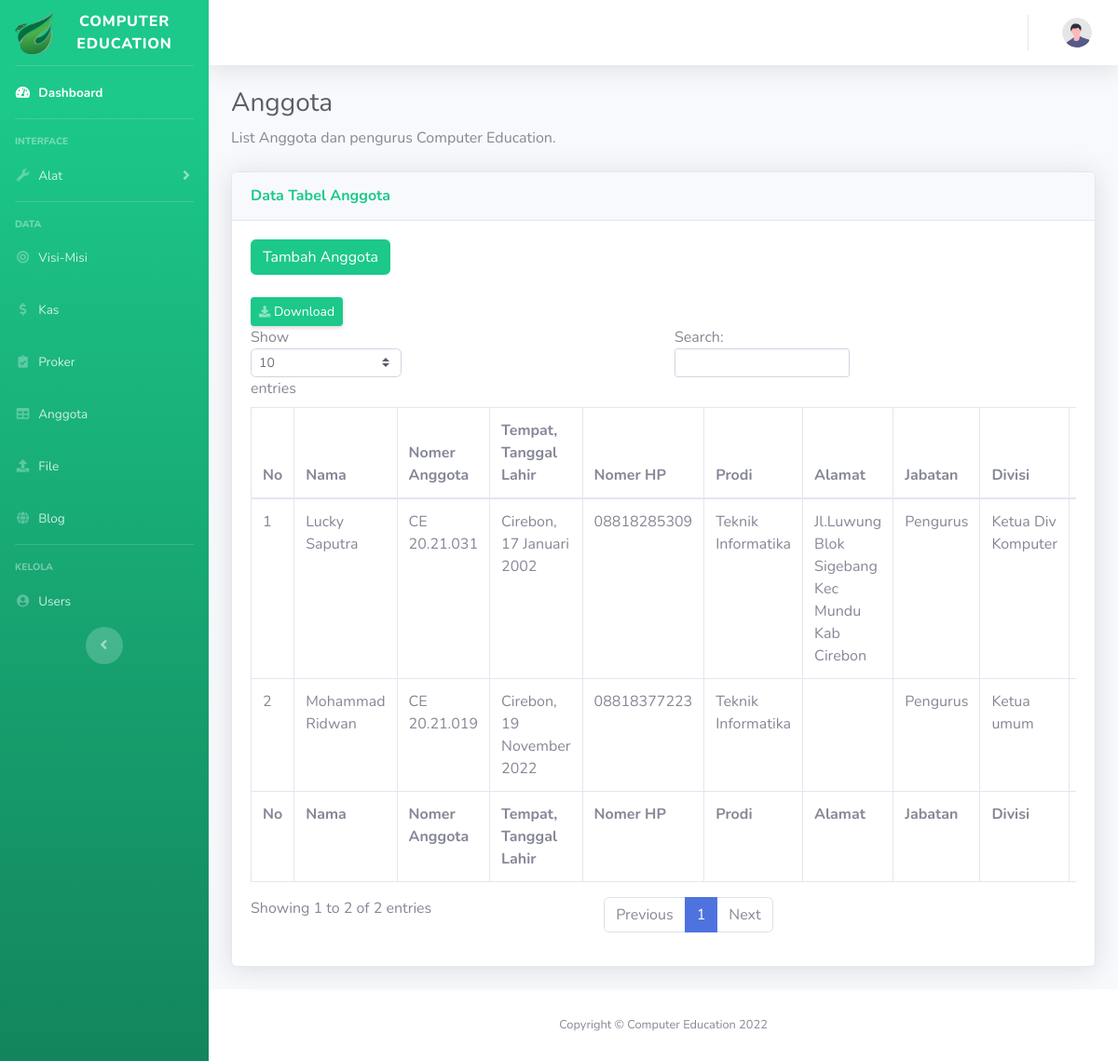
/admin/anggota.php, run on the app's committed database.
### tables this page shows
CREATE TABLE `anggota` (
  `id` int(11) NOT NULL,
  `nama` varchar(50) NOT NULL,
  `no_anggota` varchar(50) NOT NULL,
  `lahir` varchar(50) NOT NULL,
  `nomer_hp` varchar(50) NOT NULL,
  `prodi` varchar(50) NOT NULL,
  `alamat` varchar(60) NOT NULL,
  `jabatan` varchar(60) NOT NULL,
  `divisi` varchar(20) NOT NULL,
  `sub_divisi` varchar(20) NOT NULL
);

### admin/anggota.php (the view, shortened to what this page needs)
<?php
  include('../koneksi.php');
  ?>
<!DOCTYPE html>
<html lang="en">
<head>
    <link href="vendor/fontawesome-free/css/all.min.css" rel="stylesheet" type="text/css">
    <link href="css/sb-admin-2.min.css" rel="stylesheet">
</head>
<body id="page-top">
    <div id="wrapper">
        <ul class="navbar-nav bg-gradient-success sidebar sidebar-dark accordion" id="accordionSidebar">
            <a class="sidebar-brand d-flex align-items-center justify-content-center" href="dashboard.php">
                <div class="sidebar-brand-icon">
                    <img src="../assets/img/favicon1.png" alt="" width="43" height="45" class="d-inline-block align-text-top">
                </div>
                <div class="sidebar-brand-text mx-3">Computer Education </div>
            </a>
            <hr class="sidebar-divider my-0">
           <li class="nav-item active">
                <a class="nav-link" href="dashboard.php">
                    <i class="fas fa-fw fa-tachometer-alt"></i>
                    <span>Dashboard</span></a>
            </li>
            <hr class="sidebar-divider">
            <div class="sidebar-heading">
                Interface
            </div>
            <li class="nav-item">
                <a class="nav-link collapsed" href="#" data-toggle="collapse" data-target="#collapseUtilities"
                    aria-expanded="true" aria-controls="collapseUtilities">
                    <i class="fas fa-fw fa-wrench"></i>
                    <span>Alat</span>
                </a>
            </li>
            <hr class="sidebar-divider">
            <div class="sidebar-heading">
                Data
            </div>
            <li class="nav-item">
                <a class="nav-link" href="visi.php">
                    <i class="fas fa-fw fa-bullseye"></i>
                    <span>Visi-Misi</span></a>
            </li>
            <li class="nav-item">
                <a class="nav-link" href="kas.php">
                    <i class="fas fa-fw fa-dollar-sign"></i>
                    <span>Kas</span></a>
            </li>
            <li class="nav-item">
                <a class="nav-link" href="proker.php">
                    <i class="fas fa-fw fa-clipboard-check"></i>
                    <span>Proker</span></a>
            </li>
            <li class="nav-item">
                <a class="nav-link" href="anggota.php">
                    <i class="fas fa-fw fa-table"></i>
                    <span>Anggota</span></a>
            </li>
            <li class="nav-item">
                <a class="nav-link" href="https://drive.google.com/drive/folders/1VYcc5us97qQ0FQz44hLzqBNcPw6N_Nfp?usp=share_link">
                    <i class="fas fa-fw fa-upload"></i>
                    <span>File</span></a>
            </li>
            <li class="nav-item">
                <a class="nav-link" href="blog.php">
                    <i class="fas fa-fw fa-globe"></i>
                    <span>Blog</span></a>
            </li>
            <hr class="sidebar-divider d-none d-md-block">
            <div class="sidebar-heading">
                Kelola
            </div>
            <li class="nav-item">
                <a class="nav-link" href="Users.php">
                    <i class="fas fa-fw fa-user-circle"></i>
                    <span>Users</span></a>
            </li>
            <div class="text-center d-none d-md-inline">
                <button class="rounded-circle border-0" id="sidebarToggle"></button>
            </div>
        </ul>
        <div id="content-wrapper" class="d-flex flex-column">
            <div id="content">
                <nav class="navbar navbar-expand navbar-light bg-white topbar mb-4 static-top shadow">
                    <ul class="navbar-nav ml-auto">
                        <li class="nav-item dropdown no-arrow">
                            <a class="nav-link dropdown-toggle" href="#" id="userDropdown" role="button"
                                data-toggle="dropdown" aria-haspopup="true" aria-expanded="false">
                                <img class="img-profile rounded-circle"
                                    src="img/undraw_profile.svg">
                            </a>
                        </li>
                    </ul>
                </nav>
                <div class="container-fluid">
                    <h1 class="h3 mb-2 text-gray-800">Anggota</h1>
                    <p class="mb-4">List Anggota dan pengurus Computer Education.</p>
                    <div class="card shadow mb-4">
                        <div class="card-header py-3">
                            <h6 class="m-0 font-weight-bold text-success">Data Tabel Anggota</h6>
                        </div>
                        <div class="card-body">
                            <div class="table-responsive">
                                <table class="table table-bordered" id="dataTable" width="100%" cellspacing="0">
<div class="d-sm-flex align-items-center justify-content-between mb-4">
<button type="button" class="btn btn-success" data-toggle="modal" data-target="#exampleModal">
  Tambah Anggota
</button>
                    </div>
                    <a href="export.php" class="d-sm-inline-block btn btn-sm btn-success shadow-sm"><i
                        class="fas fa-download fa-sm text-white-50"></i> Download</a>
                                    <thead>
                                        <tr>
                                            <th>No</th>
                                            <th>Nama</th>
                                            <th>Nomer Anggota</th>
                                            <th>Tempat, Tanggal Lahir</th>
                                            <th>Nomer HP</th>
                                            <th>Prodi</th>
                                            <th>Alamat</th>
                                            <th>Jabatan</th>
                                            <th>Divisi</th>
                                            <th>Sub Divisi</th>
                                        </tr>
                                    </thead>
                                    <tfoot>
                                        <tr>
                                        <th>No</th>
                                            <th>Nama</th>
                                            <th>Nomer Anggota</th>
                                            <th>Tempat, Tanggal Lahir</th>
                                            <th>Nomer HP</th>
                                            <th>Prodi</th>
                                            <th>Alamat</th>
                                            <th>Jabatan</th>
                                            <th>Divisi</th>
                                            <th>Sub Divisi</th>
                                        </tr>
                                    </tfoot>
                                    <tbody>
                                    <?php
                           $query = "SELECT * FROM anggota ORDER BY id ASC";
                           $result = mysqli_query($kon, $query);
                           $no = 1;
                           while($row = mysqli_fetch_assoc($result))
                           {
                           ?>
                                    <tr>
                                        <td><?php echo $no; ?></td>
                                        <td><?php echo $row['nama']; ?></td>
                                        <td><?php echo $row['no_anggota']; ?></td>
                                        <td><?php echo $row['lahir']; ?></td>
                                        <td><?php echo $row['nomer_hp']; ?></td>
                                        <td><?php echo $row['prodi']; ?></td>
                                        <td><?php echo $row['alamat'];?></td>
                                        <td><?php echo $row['jabatan']; ?></td>
                                        <td><?php echo $row['divisi']; ?></td>
                                        <td><?php echo $row['sub_divisi']; ?></td>
                                    </tr>
                                    <?php
                                        $no++;
                                    }
                                    ?>
                                    </tbody>
                                </table>
                            </div>
                        </div>
                    </div>
                </div>
            </div>
            <footer class="sticky-footer bg-white">
                <div class="container my-auto">
                    <div class="copyright text-center my-auto">
                        <span>Copyright &copy; Computer Education 2022</span>
                    </div>
                </div>
            </footer>
        </div>
    </div>
</body>
</html>

### data on the page
anggota: nama "Lucky Saputra", no_anggota "CE 20.21.031", lahir "Cirebon, 17 Januari 2002", nomer_hp "08818285309", prodi "Teknik Informatika", alamat "Jl.Luwung Blok Sigebang Kec Mundu Kab Cirebon", jabatan "Pengurus", divisi "Ketua Div Komputer"
anggota: nama "Mohammad Ridwan", no_anggota "CE 20.21.019", lahir "Cirebon, 19 November 2022", nomer_hp "08818377223", prodi "Teknik Informatika", jabatan "Pengurus", divisi "Ketua umum"
